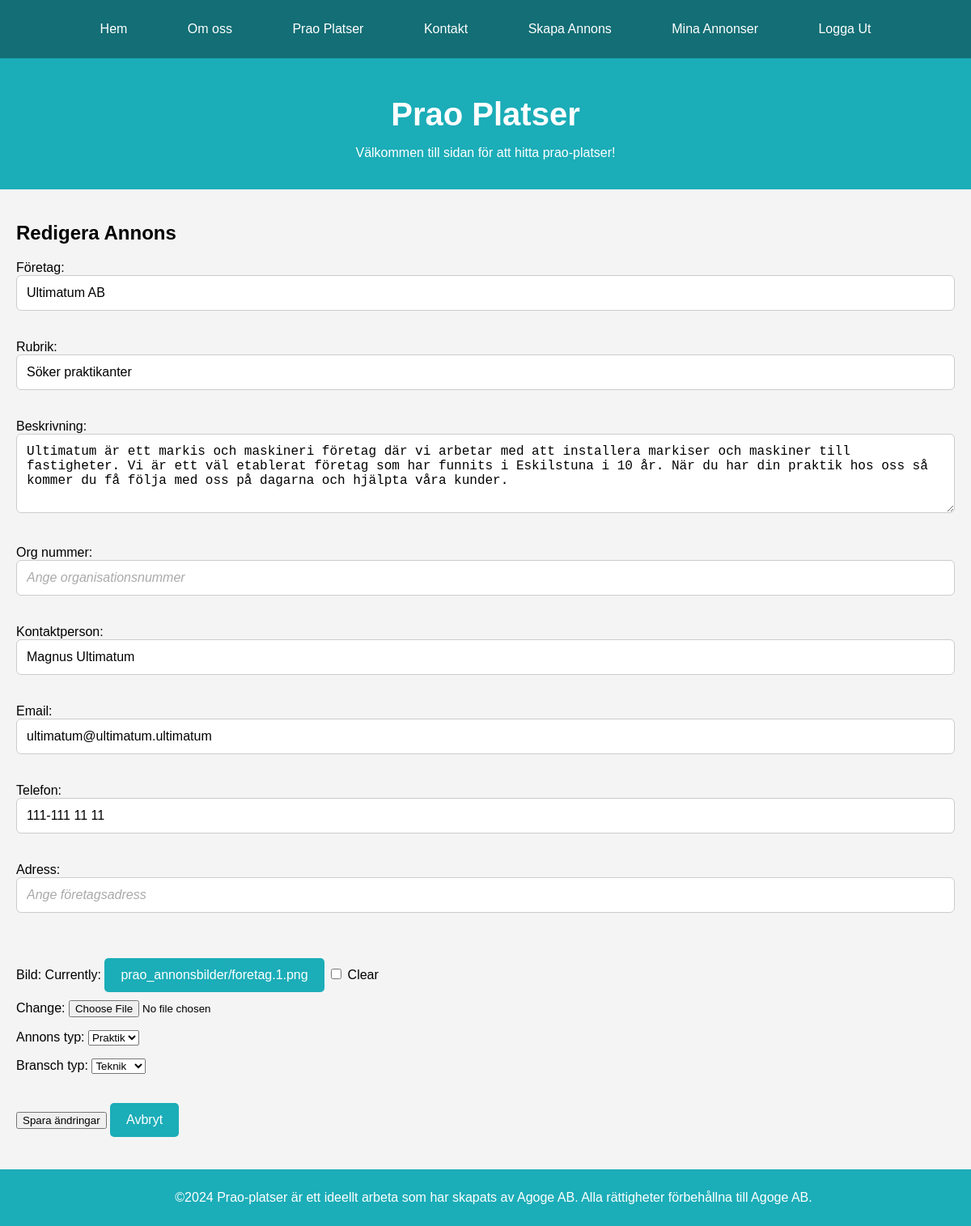
The app's page /6/edit/ (signed in) with its own data.
### praktik/models.py (models this page shows, shortened)
class PraoAnnons(models.Model):
    ANNONSTYP_CHOICES = [
        ('apl', 'APL'),
        ('praktik', 'Praktik'),
        ('prao', 'Prao'),
    ]
    BRANSCHTYP_CHOICES = [
        ('teknik', 'Teknik'),
        ('vård', 'Vård'),
        ('handel', 'Handel'),
        ('service', 'Service'),
        ('fordon', 'Fordon'),
        ('industri', 'Industri'),
    ]
    företag = models.CharField(max_length=255)
    rubrik = models.CharField(max_length=255)
    beskrivning = models.TextField()
    org_nummer = models.CharField(max_length=12, null=True, blank=True)
    kontaktperson = models.CharField(max_length=255)
    email = models.EmailField()
    telefon = models.CharField(max_length=20)
    annons_typ = models.CharField(max_length=10, choices=ANNONSTYP_CHOICES)
    bransch_typ = models.CharField(max_length=10, choices=BRANSCHTYP_CHOICES, default='Okänd')
    publicerad_datum = models.DateTimeField(auto_now_add=True)
    adress = models.CharField(max_length=255, null=True, blank=True)
    användare = models.ForeignKey(User, on_delete=models.CASCADE)
    bild = models.ImageField(upload_to='prao_annonsbilder/', blank=True, null=True)

### praktik/views.py (the view)
# urls.py: path('<int:annons_id>/edit/', views.edit_annons, name='edit_annons'),  # Redigera annons
@login_required
def edit_annons(request, annons_id):
    annons = get_object_or_404(PraoAnnons, id=annons_id, användare=request.user)  # Säkerställ att användaren äger annonsen
    if request.method == "POST":
        form = PraoAnnonsForm(request.POST, request.FILES, instance=annons)
        if form.is_valid():
            form.save()
            messages.success(request, "Annonsen har uppdaterats.")
            return redirect('mina_annonser')
    else:
        form = PraoAnnonsForm(instance=annons)
    return render(request, 'annonser/edit_annons.html', {'form': form, 'annons': annons})

### praktik/templates/annonser/edit_annons.html (shortened to what this page needs)
{% extends 'base.html' %}
{% block content %}
<h2>Redigera Annons</h2>
<form method="post" enctype="multipart/form-data">
    {{ form.as_p }}
    <button type="submit">Spara ändringar</button>
    <a href="{% url 'mina_annonser' %}">Avbryt</a>
</form>
{% endblock %}

### praktik/static/CSS/style.css (style rules this page uses)
a { display: inline-block; margin-top: 20px; padding: 12px 20px; background-color: #1badb8; color: white; text-decoration: none; border-radius: 5px; transition: background-color 0.3s; }
.form-control { width: 100%; padding: 12px; border-radius: 6px; border: 1px solid #ccc; margin-bottom: 20px; font-size: 16px; box-sizing: border-box; transition: all 0.3s ease; }
.form-control-file { margin-top: 10px; }
.form-control::placeholder { color: #aaa; font-style: italic; }

### praktik/templates/base.html (style rules this page uses)
html, body { margin: 0; padding: 0; overflow-x: hidden; }
body { font-family: Arial, sans-serif; background-color: #f4f4f4; margin: 0; padding: 0; }

### records on screen
PraoAnnons: företag "Ultimatum AB", rubrik "Söker praktikanter", beskrivning "Ultimatum är ett markis och maskineri företag där vi arbetar med att installera markiser och maskiner till fastigheter. Vi är ett väl etablerat företag som har funnits i Eskilstuna i 10 år. När du har din praktik hos oss så kommer du få följa med oss på dagarna och hjälpta våra kunder.", kontaktperson "Magnus Ultimatum", email "ultimatum@ultimatum.ultimatum", telefon "111-111 11 11", annons_typ "Praktik", bransch_typ "Teknik"
